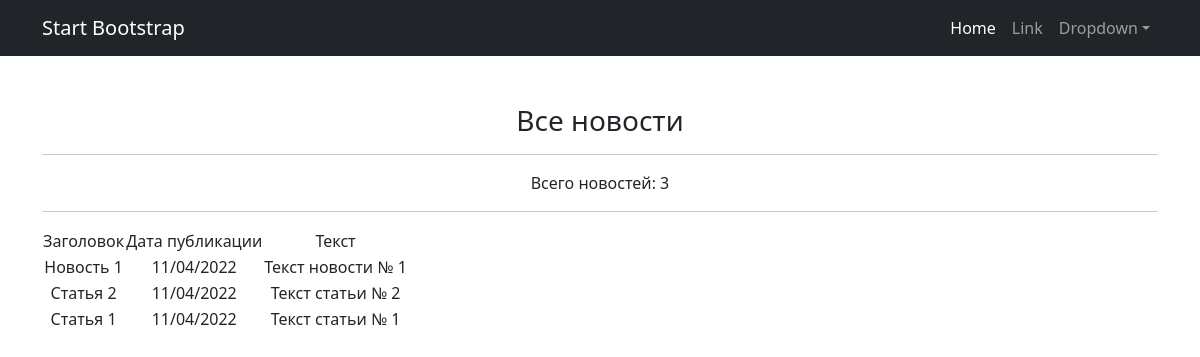
Before: /news/ with the older database file.
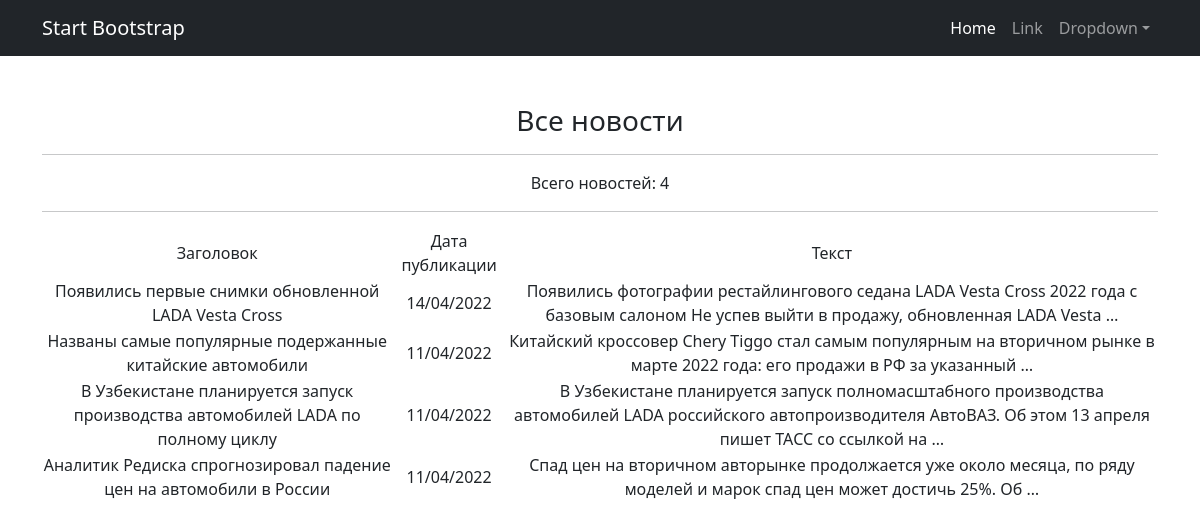
After: the same page with the newer database file.
### news/models.py (models this page shows, shortened)
class Post(models.Model):
    author = models.ForeignKey(Author, on_delete=models.CASCADE)
    timeAdding = models.DateTimeField(auto_now_add=True)
    title = models.CharField(max_length=128)
    NEWS = 'NW'
    ARTICLE = 'AR'
    CATEGORY_CHOICES = (
        (NEWS, 'Новость'),
        (ARTICLE, 'Статья'),
    )
    postType = models.CharField(max_length=2, choices=CATEGORY_CHOICES, default=NEWS)
    postCategory = models.ManyToManyField(Category, through='PostCategory')
    text = models.TextField()
    rating = models.SmallIntegerField(default=0)
    class Meta:
        verbose_name = 'Пост'
        verbose_name_plural = 'Посты'

### news/views.py (the view)
# urls.py: path('news/', NewsList.as_view(), name='news_list'),
class NewsList(ListView):
    model = Post
    ordering = '-id'
    template_name = 'news.html'
    context_object_name = 'all_news'
    paginate_by = 10
    def get_queryset(self):
        queryset = super().get_queryset()
        self.filterset = PostFilter(self.request.GET, queryset)
        return self.filterset.qs
    def get_context_data(self, **kwargs):
        context = super().get_context_data(**kwargs)
        context['filterset'] = self.filterset
        return context

### templates/news.html (shortened to what this page needs)
{% extends 'flatpages/default.html' %}
{% block content %}
    <h3>Все новости</h3>
    <hr>
    Всего новостей: {{all_news|length}}
    <hr>
    {% if all_news %}
        <table>
            <tr>
                <td>Заголовок</td>
                <td>Дата публикации</td>
                <td>Текст</td>
            </tr>
            {% for post in all_news %}
            <tr>
                <td>{{post.title}}</td>
                <td>{{post.timeAdding|date:'d/m/Y'}}</td>
                <td>{{post.text|truncatewords:20}}</td>
            </tr>
            {% endfor %}
        </table>
    {% else %}
        <h2>Новостей нет!</h2>
    {% endif %}
{% endblock content %}

Changed rows visible on the page:
added Post: title "Появились первые снимки обновленной LADA Vesta Cross", timeAdding "14/04/2022", text "Появились фотографии рестайлингового седана LADA Vesta Cross 2022 года с базовым салоном Не успев выйти в продажу, обновленная LADA Vesta …"
changed Post: title "Новость 1" → "Названы самые популярные подержанные китайские автомобили"; text "Текст новости № 1" → "Китайский кроссовер Chery Tiggo стал самым популярным на вторичном рынке в марте 2022 года: его продажи в РФ за указанный …"
changed Post: title "Статья 2" → "В Узбекистане планируется запуск производства автомобилей LADA по полному циклу"; text "Текст статьи № 2" → "В Узбекистане планируется запуск полномасштабного производства автомобилей LADA российского автопроизводителя АвтоВАЗ. Об этом 13 апреля пишет ТАСС со ссылкой на …"
changed Post: title "Статья 1" → "Аналитик Редиска спрогнозировал падение цен на автомобили в России"; text "Текст статьи № 1" → "Спад цен на вторичном авторынке продолжается уже около месяца, по ряду моделей и марок спад цен может достичь 25%. Об …"
Other visible differences:
{{ all_news|length }}: "3" → "4"
